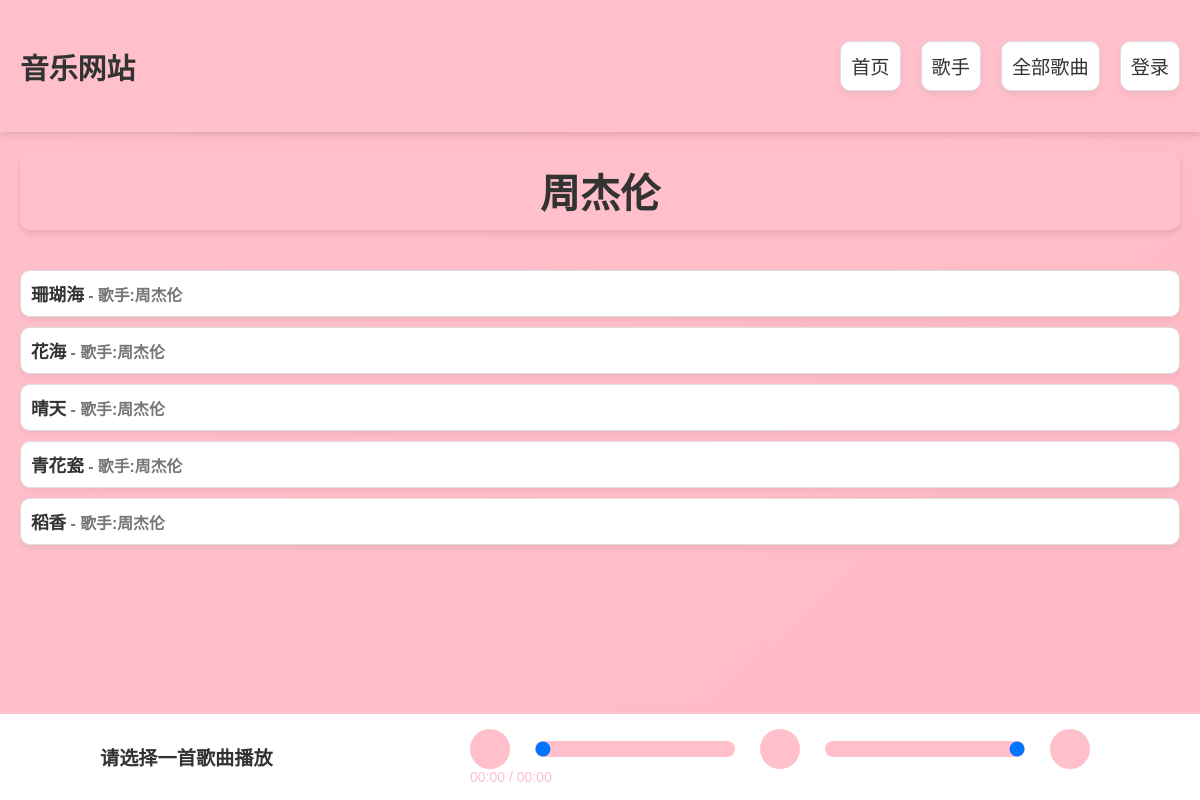
The page /singer/2/ on the database its author committed.
### music/models.py (models this page shows, shortened)
class Singer(models.Model):
    name = models.CharField(max_length=20)
    brithday = models.DateField(null=True,blank=True)

class Song(models.Model):
    title = models.CharField(max_length = 200)
    artist = models.ForeignKey(
        Singer,
        on_delete=models.SET_NULL,
        null=True
    )
    duration = models.DurationField(null=True,blank=True)
    file_path = models.FileField(upload_to='songs/')
    updated = models.DateTimeField(auto_now_add=True)
    class Meta:
        ordering = ['-updated']

### music/views.py (the view)
# urls.py: path('singer/<int:singer_id>/', singer_detail, name='singer_detail'),
def singer_detail(request, singer_id):
    singer = get_object_or_404(Singer, pk=singer_id)
    songs = Song.objects.filter(artist=singer)
    return render(request,'music/singer_detail.html', {'singer': singer,'songs': songs})

### music/templates/music/singer_detail.html
{% extends 'base.html' %} {% block title %}首页 - 音乐网站{% endblock %} {% block content %}
<div class="header-section">
    <h1>{{ singer.name }}</h1>
</div>
<div>
    <ul>
        {% for song in songs %}
        <li class="song-title" data-song-url="{{ song.file_path.url }}" data-song-title="{{ song.title }}" data-song-artist="{{ song.artist.name }}">
               {{ song.title }}<span class="song-artist"> - 歌手:{{ song.artist.name }}</span>
        </li>
        {% endfor %}
    </ul>
</div>
{%endblock%}

### music/static/css/home.css (style rules this page uses)
body { background: linear-gradient(135deg, #FFC0CB, #FFB6C1, #D8BFD8); background-size: 400% 400%; animation: gradientAnimation 15s ease infinite; margin: 0; font-family: 'Arial', sans-serif; overflow-x: hidden; }
.header-section { text-align: center; margin-bottom: 40px; }
.header-section h1 { font-size: 2.5em; color: #333; font-weight: bold; margin: 0; padding: 10px; background-color: #FFC0CB; border-radius: 10px; box-shadow: 0 4px 6px rgba(0, 0, 0, 0.1); }
ul { padding: 0; list-style: none; }
ul li { background-color: #fff; border: 1px solid #ddd; margin: 10px 0; padding: 10px; border-radius: 10px; box-shadow: 0 4px 6px rgba(0, 0, 0, 0.05); transition: background-color 0.3s ease; }
.song-title { font-size: 1.1em; color: #333; text-decoration: none; font-weight: bold; display: block; margin-bottom: 5px; transition: color 0.3s ease; }
.song-artist { font-size: 0.9em; color: #777; }

### rows shown on the page
Singer: name "周杰伦"
Song: title "珊瑚海", artist.name "周杰伦"
Song: title "花海", artist.name "周杰伦"
Song: title "晴天", artist.name "周杰伦"
Song: title "青花瓷", artist.name "周杰伦"
Song: title "稻香", artist.name "周杰伦"
